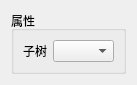
<?xml version="1.0" encoding="UTF-8"?>
<ui version="4.0">
 <class>Form</class>
 <widget class="QWidget" name="Form">
  <property name="geometry">
   <rect>
    <x>0</x>
    <y>0</y>
    <width>137</width>
    <height>70</height>
   </rect>
  </property>
  <property name="windowTitle">
   <string>Form</string>
  </property>
  <layout class="QGridLayout" name="gridLayout">
   <item row="0" column="0">
    <widget class="QGroupBox" name="groupBoxProperty">
     <property name="title">
      <string>属性</string>
     </property>
     <layout class="QFormLayout" name="formLayout">
      <item row="0" column="0">
       <widget class="QLabel" name="labelSubTree">
        <property name="text">
         <string>子树</string>
        </property>
       </widget>
      </item>
      <item row="0" column="1">
       <widget class="QComboBox" name="comboBoxSubTree">
        <property name="toolTip">
         <string/>
        </property>
        <property name="statusTip">
         <string/>
        </property>
        <property name="whatsThis">
         <string/>
        </property>
        <item>
         <property name="text">
          <string/>
         </property>
        </item>
       </widget>
      </item>
     </layout>
    </widget>
   </item>
  </layout>
 </widget>
 <resources/>
 <connections/>
</ui>
